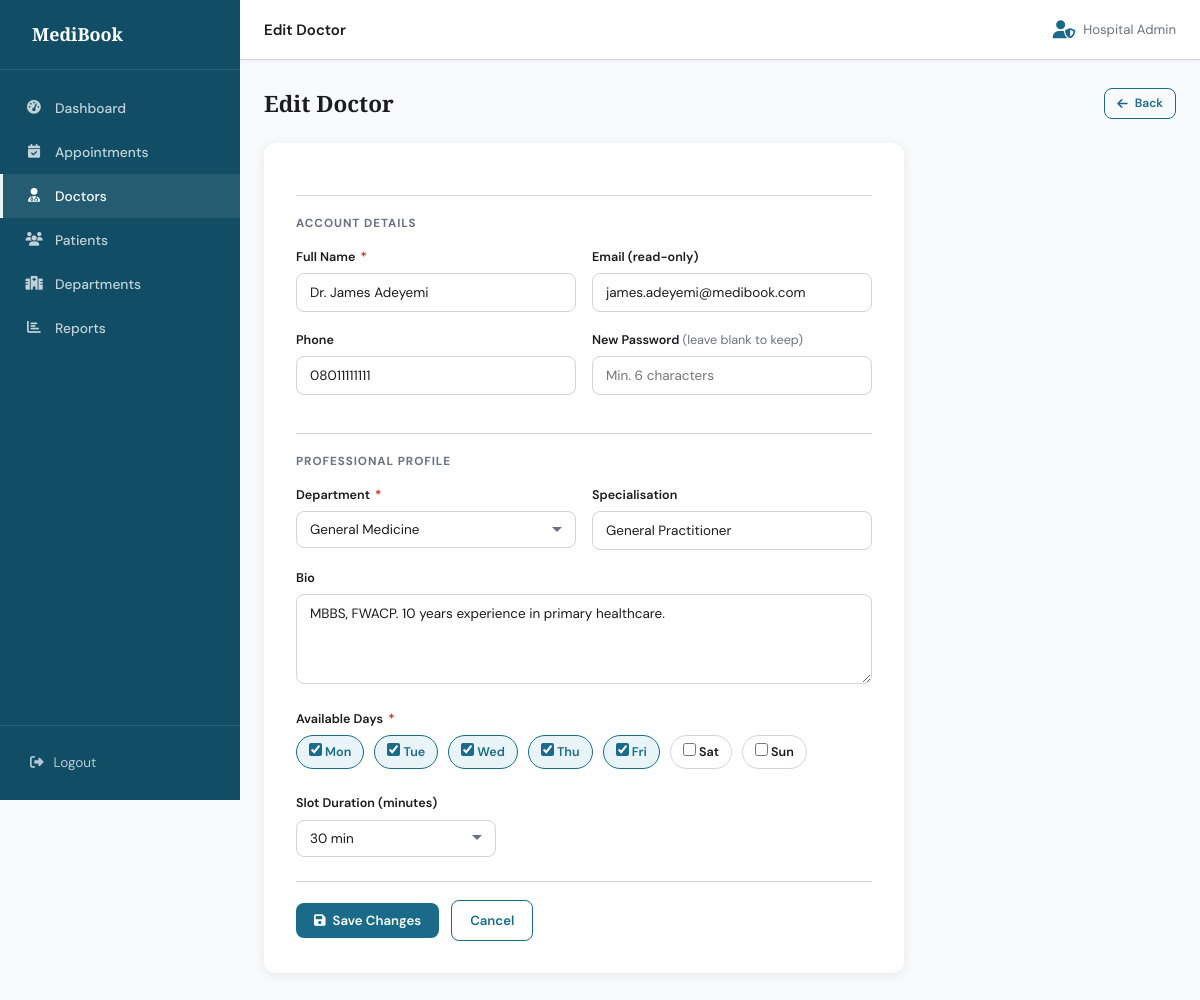
Screenshot of /admin/edit-doctor.php?id=1 (signed in) with the database file from the repository.
### tables this page shows
CREATE TABLE IF NOT EXISTS `doctors` (
  `id`              INT AUTO_INCREMENT PRIMARY KEY,
  `user_id`         INT NOT NULL UNIQUE,
  `department_id`   INT NOT NULL,
  `specialisation`  VARCHAR(150),
  `bio`             TEXT,
  `available_days`  VARCHAR(100) DEFAULT 'Mon,Tue,Wed,Thu,Fri',
  `slot_duration`   INT DEFAULT 30,
  FOREIGN KEY (`user_id`) REFERENCES `users`(`id`) ON DELETE CASCADE,
  FOREIGN KEY (`department_id`) REFERENCES `departments`(`id`)
);

CREATE TABLE IF NOT EXISTS `users` (
  `id`          INT AUTO_INCREMENT PRIMARY KEY,
  `full_name`   VARCHAR(150) NOT NULL,
  `email`       VARCHAR(150) NOT NULL UNIQUE,
  `password`    VARCHAR(255) NOT NULL,
  `phone`       VARCHAR(20),
  `role`        ENUM('patient','doctor','admin') NOT NULL DEFAULT 'patient',
  `created_at`  DATETIME DEFAULT CURRENT_TIMESTAMP,
  `is_active`              TINYINT(1) DEFAULT 1,
  `password_reset_token`   VARCHAR(64) DEFAULT NULL,
  `password_reset_expires` DATETIME DEFAULT NULL
);

CREATE TABLE IF NOT EXISTS `departments` (
  `id`          INT AUTO_INCREMENT PRIMARY KEY,
  `name`        VARCHAR(100) NOT NULL UNIQUE,
  `description` TEXT
);

### admin/edit-doctor.php (the view, shortened to what this page needs)
<?php
require_once '../config.php';
$doctor_id = (int)($_GET['id'] ?? $_POST['doctor_id'] ?? 0);
$stmt = mysqli_prepare($conn,
    "SELECT u.id AS user_id, u.full_name, u.email, u.phone, u.is_active,
            dr.id, dr.department_id, dr.specialisation, dr.bio, dr.available_days, dr.slot_duration
     FROM doctors dr JOIN users u ON dr.user_id=u.id WHERE dr.id=?");
mysqli_stmt_bind_param($stmt, 'i', $doctor_id);
mysqli_stmt_execute($stmt);
$doc = mysqli_stmt_get_result($stmt)->fetch_assoc();
$departments  = mysqli_query($conn, "SELECT id, name FROM departments ORDER BY name")->fetch_all(MYSQLI_ASSOC);
$days_of_week = ['Mon','Tue','Wed','Thu','Fri','Sat','Sun'];
$selected_days = array_map('trim', explode(',', $doc['available_days']));
include '../includes/header.php';
include '../includes/sidebar-admin.php';
?>
<div class="page-header">
  <h1>Edit Doctor</h1>
  <a href="<?= BASE_URL ?>/admin/doctors.php" class="btn btn-outline btn-sm"><i class="fa fa-arrow-left"></i> Back</a>
</div>
<div class="form-card">
  <form method="POST" action="">
    <p class="form-section-title">Account Details</p>
    <div class="fields-row">
      <div class="field">
        <label>Full Name <span class="required">*</span></label>
        <input type="text" name="full_name" value="<?= htmlspecialchars($doc['full_name']) ?>" required>
      </div>
      <div class="field">
        <label>Email (read-only)</label>
        <input type="email" value="<?= htmlspecialchars($doc['email']) ?>" disabled>
      </div>
    </div>
    <div class="fields-row">
      <div class="field">
        <label>Phone</label>
        <input type="tel" name="phone" value="<?= htmlspecialchars($doc['phone'] ?? '') ?>">
      </div>
      <div class="field">
        <label>New Password <span style="color:var(--text-muted);font-weight:400">(leave blank to keep)</span></label>
        <input type="password" name="new_password" placeholder="Min. 6 characters">
      </div>
    </div>
    <p class="form-section-title">Professional Profile</p>
    <div class="fields-row">
      <div class="field">
        <label>Department <span class="required">*</span></label>
        <select name="department_id" required>
          <?php foreach ($departments as $d): ?>
          <option value="<?= $d['id'] ?>" <?= $doc['department_id'] == $d['id'] ? 'selected' : '' ?>>
            <?= htmlspecialchars($d['name']) ?>
          </option>
          <?php endforeach; ?>
        </select>
      </div>
      <div class="field">
        <label>Specialisation</label>
        <input type="text" name="specialisation" value="<?= htmlspecialchars($doc['specialisation'] ?? '') ?>">
      </div>
    </div>
    <div class="field">
      <label>Bio</label>
      <textarea name="bio" rows="3"><?= htmlspecialchars($doc['bio'] ?? '') ?></textarea>
    </div>
    <div class="field">
      <label>Available Days <span class="required">*</span></label>
      <div class="check-group">
        <?php foreach ($days_of_week as $day): ?>
        <label class="check-label">
          <input type="checkbox" name="available_days[]" value="<?= $day ?>"
                 <?= in_array($day, $selected_days) ? 'checked' : '' ?>>
          <?= $day ?>
        </label>
        <?php endforeach; ?>
      </div>
    </div>
    <div class="field" style="max-width:200px;">
      <label>Slot Duration (minutes)</label>
      <select name="slot_duration">
        <?php foreach ([15,20,30,45,60] as $dur): ?>
        <option value="<?= $dur ?>" <?= $doc['slot_duration'] == $dur ? 'selected' : '' ?>><?= $dur ?> min</option>
        <?php endforeach; ?>
      </select>
    </div>
    <div class="form-actions">
      <button type="submit" class="btn btn-primary"><i class="fa fa-save"></i> Save Changes</button>
      <a href="<?= BASE_URL ?>/admin/doctors.php" class="btn btn-outline">Cancel</a>
    </div>
  </form>
</div>
<?php include '../includes/footer.php'; ?>

### assets/css/main.css (style rules this page uses)
:root { --primary: #1A6B8A; --primary-dark: #114E66; --accent: #E8F4F8; --success: #2E7D32; --danger: #C62828; --warning: #F57F17; --text-main: #1C1C1E; --text-muted: #6B7280; --border: #D1D5DB; --bg: #F9FAFB; --white: #FFFFFF; --sidebar-w: 240px; --topbar-h: 60px; --radius: 8px; --shadow: 0 2px 12px rgba(0,0,0,.08); --shadow-lg: 0 8px 32px rgba(0,0,0,.12); }
*, *::before, *::after { box-sizing: border-box; margin: 0; padding: 0; }
html { font-size: 15px; scroll-behavior: smooth; }
body { font-family: 'DM Sans', sans-serif; color: var(--text-main); background: var(--bg); line-height: 1.6; min-height: 100vh; }
h1, h2, h3, h4, h5 { font-family: 'Playfair Display', serif; font-weight: 700; line-height: 1.3; }
a { color: var(--primary); text-decoration: none; }
button { cursor: pointer; font-family: inherit; }
input, select, textarea { font-family: inherit; font-size: 0.95rem; }
body { display: flex; }
.page-header { display: flex; align-items: center; justify-content: space-between; margin-bottom: 24px; }
.page-header h1 { font-size: 1.5rem; color: var(--text-main); }
.btn { display: inline-flex; align-items: center; gap: 7px; padding: 9px 18px; border-radius: var(--radius); font-size: 0.88rem; font-weight: 600; border: none; transition: background .18s, box-shadow .18s; white-space: nowrap; }
.btn-primary { background: var(--primary); color: var(--white); }
.btn-outline { background: transparent; border: 1.5px solid var(--primary); color: var(--primary); }
.btn-sm { padding: 5px 12px; font-size: 0.8rem; }

### assets/css/forms.css (style rules this page uses)
.form-card { background: var(--white); border-radius: 12px; padding: 32px; box-shadow: var(--shadow); max-width: 640px; }
.form-section-title { font-size: 0.78rem; font-weight: 700; text-transform: uppercase; letter-spacing: .08em; color: var(--text-muted); margin: 20px 0 14px; border-top: 1px solid var(--border); padding-top: 18px; }
.field { margin-bottom: 18px; }
.field label { display: block; font-size: 0.84rem; font-weight: 600; margin-bottom: 6px; color: var(--text-main); }
.field label .required { color: var(--danger); margin-left: 2px; }
.field input[type="text"], .field input[type="email"], .field input[type="password"], .field input[type="tel"], .field input[type="date"], .field input[type="time"], .field input[type="number"], .field select, .field textarea { width: 100%; padding: 10px 13px; border: 1.5px solid var(--border); border-radius: var(--radius); font-size: 0.9rem; color: var(--text-main); background: var(--white); transition: border-color .18s, box-shadow .18s; }
.field textarea { resize: vertical; min-height: 90px; }
.field select { appearance: none; background-repeat: no-repeat; background-position: right 12px center; padding-right: 36px; }
.fields-row { display: grid; grid-template-columns: 1fr 1fr; gap: 16px; }
.check-group { display: flex; flex-wrap: wrap; gap: 10px; margin-top: 4px; }
.check-label { display: flex; align-items: center; gap: 7px; font-size: 0.87rem; cursor: pointer; padding: 6px 12px; border: 1.5px solid var(--border); border-radius: 50px; background: var(--white); transition: all .18s; user-select: none; }
.check-label input { accent-color: var(--primary); }
.check-label:has(input:checked) { background: var(--accent); border-color: var(--primary); color: var(--primary); font-weight: 600; }
.form-actions { display: flex; gap: 12px; align-items: center; margin-top: 24px; padding-top: 18px; border-top: 1px solid var(--border); }

### rows the page displays
doctors: full_name "Dr. James Adeyemi", user.email "james.adeyemi@medibook.com", phone "08011111111", department_id "General Medicine", specialisation "General Practitioner", bio "MBBS, FWACP. 10 years experience in primary healthcare.", available_days "☑", slot_duration "30 min"

### other values shown
$page_title "Edit Doctor"
$_SESSION['name'] "Hospital Admin"
$day "Mon"
$day "Tue"
$day "Wed"
$day "Thu"
$day "Fri"
$day "Sat"
$day "Sun"
